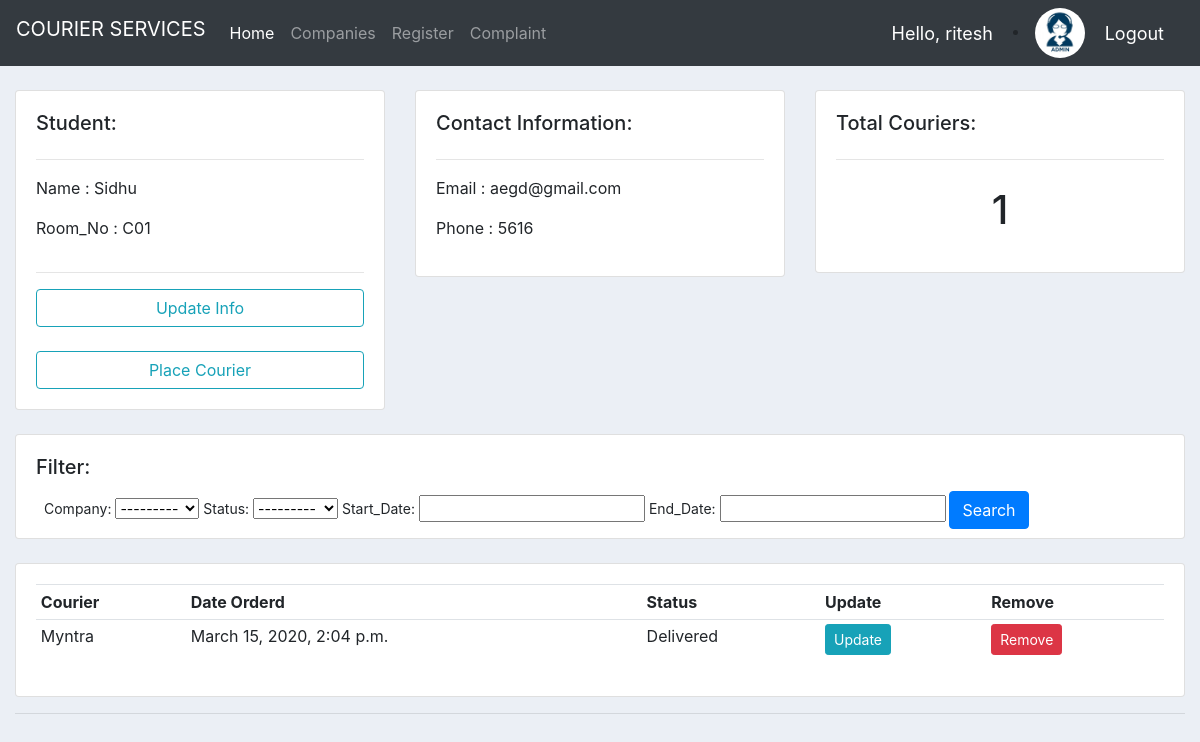
Before: /student/4/ (signed in) with the older database file.
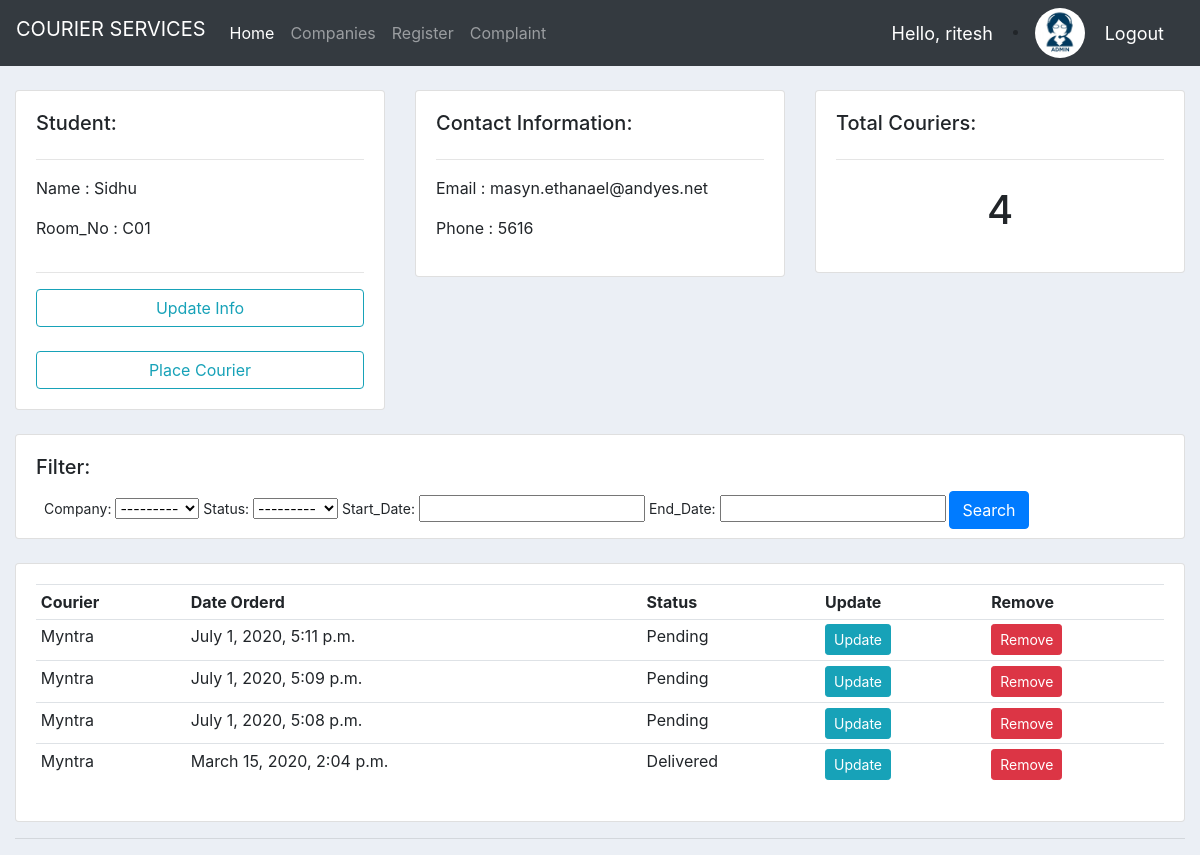
After: the same page with the newer database file.
### courier/models.py (models this page shows, shortened)
class Student(models.Model):
    user = models.OneToOneField(User, null=True, on_delete=models.CASCADE)
    enrollment_no = models.IntegerField(null=True)
    name = models.CharField(max_length=200, null=True)
    room_no = models.CharField(max_length=10, null=True)
    phone = models.IntegerField(null=True)
    email = models.CharField(max_length=200, null=True)
    profile_pic = models.ImageField(default='default.png',null=True, blank=True)
    date_created = models.DateTimeField(auto_now_add=True, null=True)

class Order(models.Model):
    STATUS = (
        ('Pending', 'Pending'),
        ('Delivered', 'Delivered'),
    )
    student = models.ForeignKey(Student, null=True, on_delete=models.SET_NULL)
    company = models.ForeignKey(Company, null=True, on_delete=models.SET_NULL)
    date_created = models.DateTimeField(auto_now_add=True, null=True)
    status = models.CharField(max_length=200, null=True, choices=STATUS)

class Company(models.Model):
    name = models.CharField(max_length=200, null=True)
    description = models.CharField(max_length=200, null=True, blank=True)
    date_created = models.DateTimeField(auto_now_add=True, null=True)
    def __str__(self):
        return self.name

### courier/decorators.py (the view)
        def wrapper_func(request, *args, **kwargs):
            group = None
            if request.user.groups.exists():
                group = request.user.groups.all()[0].name
            if group in allowed_roles:
                return view_func(request, *args, **kwargs)
            else:
                return HttpResponse('You are not authorized to view this page')

### courier/views.py (called while the page is built)
@login_required(login_url='login')
@allowed_users(allowed_roles=['admin'])
def student(request, pk_test):
    student = Student.objects.get(id=pk_test)
    orders = student.order_set.all().order_by('-date_created')
    total_order = orders.count()
    myFilter = OrderFilter(request.GET, queryset=orders)
    orders = myFilter.qs
    context = {'student': student, 'orders': orders, 'total_order': total_order, 'myFilter': myFilter}
    return render(request, 'courier/student.html', context)

### courier/templates/courier/student.html
{%  extends 'courier/main.html' %}
{% block content %}
	<br>
<div class="row">
	<div class="col-md">
		<div class="card card-body">
			<h5>Student:</h5>
			<hr>
            <p>Name :   {{ student.name }}</p>
            <p>Room_No :   {{ student.room_no }}</p>
            <hr>
			 <a class="btn btn-outline-info" href="{% url 'update_student' student.id %}">Update Info</a>
            <br>
             <a class="btn btn-outline-info  " href="{% url 'create_courier' student.id %}">Place Courier</a>
		</div>
	</div>
	<div class="col-md">
		<div class="card card-body">
			<h5>Contact Information:</h5>
			<hr>
			<p>Email :  {{ student.email }} </p>
			<p>Phone :  {{ student.phone }} </p>
		</div>
	</div>
	<div class="col-md">
		<div class="card card-body">
			<h5>Total Couriers:</h5>
			<hr>
			<h1 style="text-align: center;padding: 10px">{{ total_order }}</h1>
		</div>
	</div>
</div>
<br>
<div class="row">
	<div class="col">
		<div class="card card-body">
            <h5>Filter:</h5>
			<form class="form-control-sm" method="get">
                <label>Company: </label>
                {{ myFilter.form.company }}
                <label>Status: </label>
                {{ myFilter.form.status }}
                <label>Start_Date: </label>
                {{ myFilter.form.start_date }}
                <label>End_Date: </label>
                {{ myFilter.form.end_date }}
		    <button class="btn btn-primary" type="submit">Search</button>
		  </form>
		</div>
	</div>
</div>
<br>
<div class="row">
	<div class="col-md">
		<div class="card card-body">
			<table class="table table-sm">
				<tr>
					<th>Courier</th>
					<th>Date Orderd</th>
					<th>Status</th>
					<th>Update</th>
					<th>Remove</th>
				</tr>
                {% for order in orders %}
                    <tr>
                    <td>{{ order.company }}</td>
                    <td>{{ order.date_created }}</td>
                    <td>{{ order.status }}</td>
                    <td><a class="btn btn-sm btn-info" href="{% url 'update_courier' order.id %}">Update</a></td>
                    <td><a class="btn btn-sm btn-danger" href="{% url 'remove_courier' order.id %}">Remove</a></td>
                    </tr>
                {% endfor %}
			</table>
		</div>
	</div>
</div>
{% endblock %}

### courier/templates/courier/main.html (shortened to what this page needs)
{% load static %}
<!DOCTYPE html>
<html>
<head>
    <link rel="stylesheet" href="https://stackpath.bootstrapcdn.com/bootstrap/4.4.1/css/bootstrap.min.css">
    <link rel="stylesheet" type="text/css" href="{% static '/css/main.css' %}">
</head>
<body>
{% include 'courier/navbar.html' %}
<div class="container-fluid">
{% block content %}
{% endblock %}
<hr>
</div>
</body>
</html>

### courier/templates/courier/navbar.html (shortened to what this page needs)
{% load static %}
<nav class="navbar navbar-expand-lg navbar-dark bg-dark">
    <label class="navbar-brand">COURIER SERVICES</label>
  <div class="collapse navbar-collapse" id="navbarNav">
    <ul class="navbar-nav">
         {% if request.user.is_staff %}
      <li class="nav-item active">
        <a class="nav-link" href="{% url 'home' %}">Home</a>
      </li>
      <li class="nav-item">
        <a class="nav-link" href="{% url 'company' %}">Companies</a>
      </li>
        <li class="nav-item">
        <a class="nav-link" href="{% url 'register' %}">Register</a>
      </li>
             <li class="nav-item">
        <a class="nav-link" href={% url 'admin_complaint' %}>Complaint</a>
      </li>
        {% endif %}
    </ul>
  </div>
{% if request.user.is_staff %}
    <span class="hello-msg" >Hello, {{ request.user }}</span>
    {% else %}
    <span class="hello-msg" >Hello, {{ request.user.student.name }}</span>
{% endif %}
{% if request.user.is_staff %}
    <li class="nav-item">
       <img class="img" src="{% static 'images/admin.jpeg' %}" height="50px" >
      </li>
       {% else %}
    <li class="nav-item">
       <img class="img" src="{{request.user.student.profile_pic.url}}" height="50px" >
      </li>
{% endif %}
    <span><a class="hello-msg" href="{% url 'logout' %}" >Logout</a></span>
</nav>

### static/css/main.css (style rules this page uses)
body { background-color: #ebeff5; }

### courier/templates/courier/navbar.html (style rules this page uses)
.hello-msg { font-size: 18px; color: #ffffff; margin-right: 20px; margin-left: 20px; }
.img { border-radius: 50%; }

Changed rows visible on the page:
changed Student "Sidhu": email "aegd@gmail.com" → "masyn.ethanael@andyes.net"
added Order: company "Myntra", date_created "July 1, 2020, 5:11 p.m.", status "Pending"
added Order: company "Myntra", date_created "July 1, 2020, 5:09 p.m.", status "Pending"
added Order: company "Myntra", date_created "July 1, 2020, 5:08 p.m.", status "Pending"
Other visible differences:
{{ total_order }}: "1" → "4"
